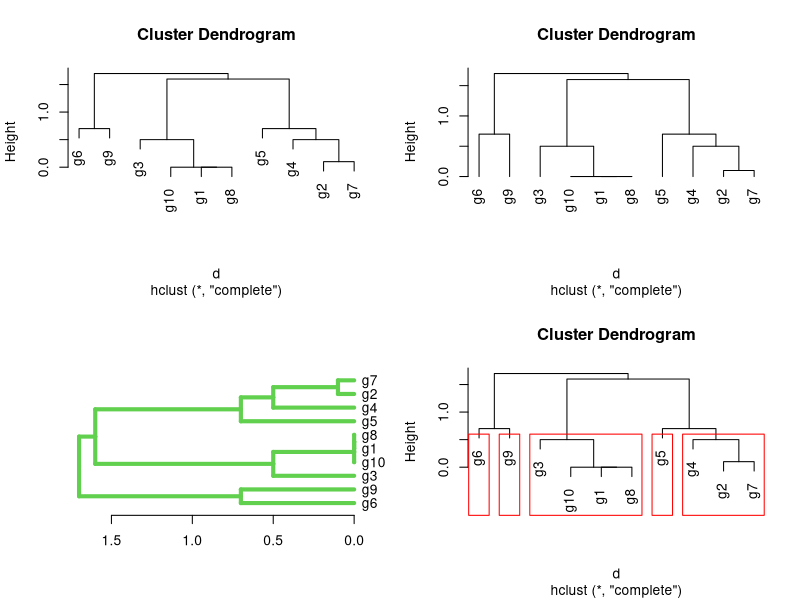

Source code (R):
# Creates a sample dataset
y <- matrix(rnorm(50), 10, 5, dimnames=list(paste("g", 1:10, sep = ""), paste("t", 1:5, sep = "")))

# Compute the similarity using the spearman coefficient
c <- cor(t(y), method="spearman")
d <- as.dist(1-c)

# Perform hierarchical clustering
hr <- hclust(d, method = "complete", members = NULL)

# plot the results
par(mfrow = c(2,2))
plot(hr, hang = 0.1)
plot(hr, hang = -1)
plot(as.dendrogram(hr), edgePar = list(col = 3, lwd = 4), horiz = T)

# Prints dendrogram structure as text
str(as.dendrogram(hr))

# Prints the row labels in the order they appear in the tree
hr$labels[hr$order]

# Find the clusters
mycl <- cutree(hr, h = max(hr$height) / 2)
mycl[hr$labels[hr$order]]
plot(hr)
rect.hclust(hr, k = 5, border = "red")
